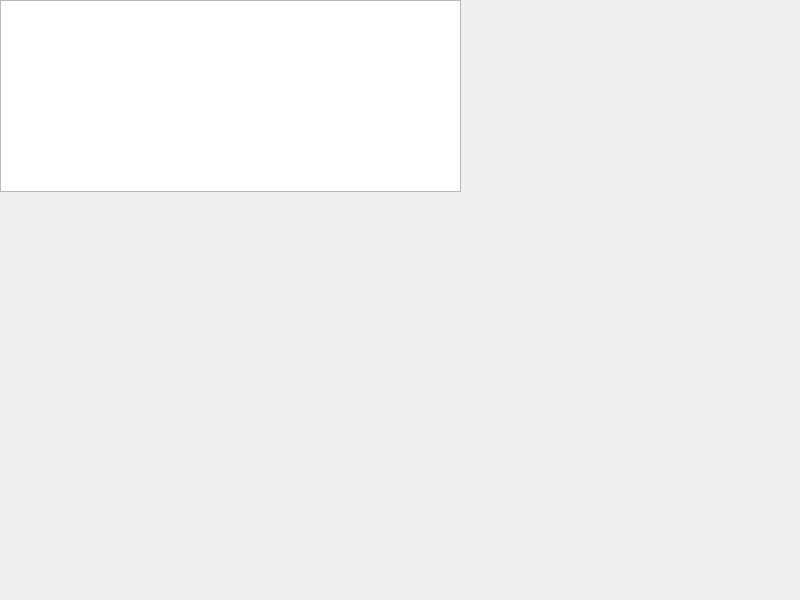
<?xml version="1.0" encoding="UTF-8"?>
<ui version="4.0">
 <class>MainWindow</class>
 <widget class="QMainWindow" name="MainWindow">
  <property name="geometry">
   <rect>
    <x>0</x>
    <y>0</y>
    <width>800</width>
    <height>600</height>
   </rect>
  </property>
  <property name="windowTitle">
   <string>MainWindow</string>
  </property>
  <widget class="QWidget" name="centralwidget">
   <widget class="QListView" name="listView">
    <property name="geometry">
     <rect>
      <x>0</x>
      <y>0</y>
      <width>461</width>
      <height>192</height>
     </rect>
    </property>
   </widget>
  </widget>
 </widget>
 <resources/>
 <connections/>
</ui>
